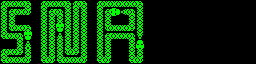

A level layout from a 2D game, rendered from its tile map. Below: a short description, then the map file with its tile-grid data intact:
An orthogonal 32x8 tile map with 8x8 px tiles, 1 tile layer (Kachelebene 1).

<map version="1.0" tiledversion="1.0.3" orientation="orthogonal" renderorder="right-down" width="32" height="8" tilewidth="8" tileheight="8" nextobjectid="1">
 <tileset firstgid="1" source="Unbenannt.tsx" />
 <layer name="Kachelebene 1" width="32" height="8">
  <data encoding="csv">
19,17,17,29,1,19,17,17,29,19,29,1,19,17,17,17,17,29,1,1,1,1,1,1,1,1,1,1,1,1,1,1,
27,30,22,24,1,27,30,23,32,27,32,1,27,30,6,10,23,32,1,1,1,1,1,1,1,1,1,1,1,1,1,1,
27,32,1,1,1,27,32,27,32,27,32,1,27,32,1,1,27,32,1,1,1,1,1,1,1,1,1,1,1,1,1,1,
27,20,17,29,1,27,32,7,32,27,32,1,27,20,17,17,25,32,1,1,1,1,1,1,1,1,1,1,1,1,1,1,
26,22,23,7,1,27,32,11,32,27,32,1,27,30,22,22,23,12,1,1,1,1,1,1,1,1,1,1,1,1,1,1,
1,1,27,11,1,27,32,27,32,27,32,1,27,32,1,1,27,8,1,1,1,1,1,1,1,1,1,1,1,1,1,1,
19,17,25,32,1,27,32,27,20,25,32,1,27,32,1,1,27,32,1,1,1,1,1,1,1,1,1,1,1,1,1,1,
26,22,22,24,1,26,24,26,22,22,24,1,26,24,1,1,26,24,1,1,1,1,1,1,1,1,1,1,1,1,1,1
</data>
 </layer>
</map>